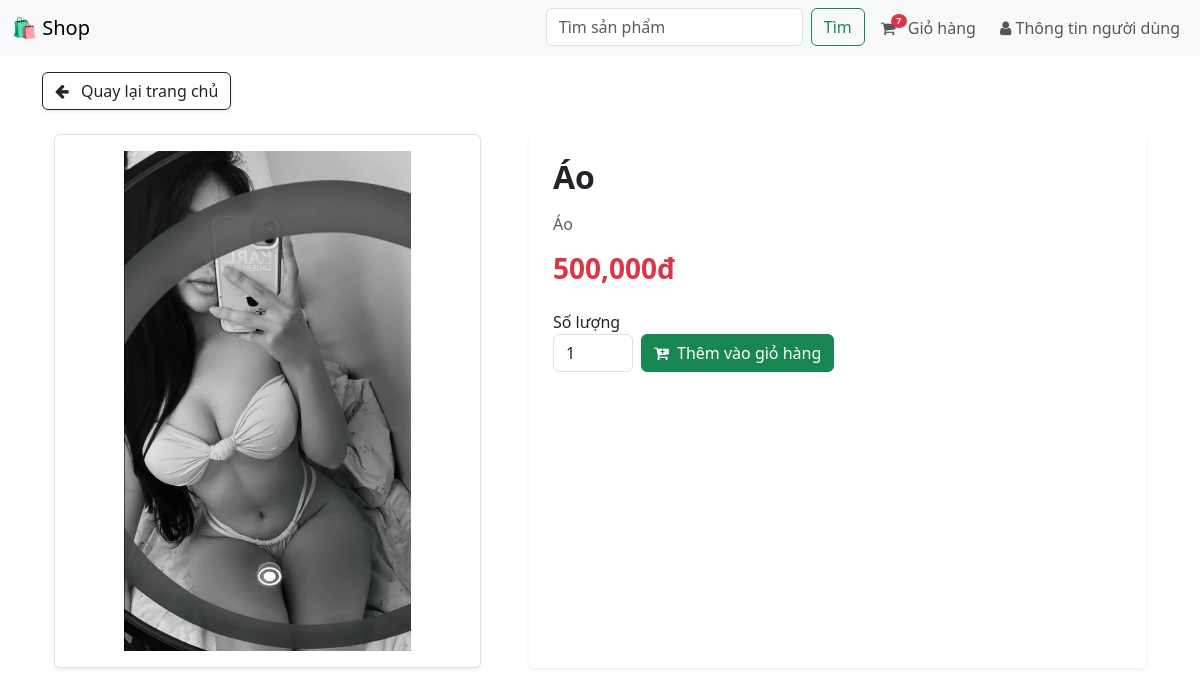
Page /product/1 (signed in) on the earlier database version.
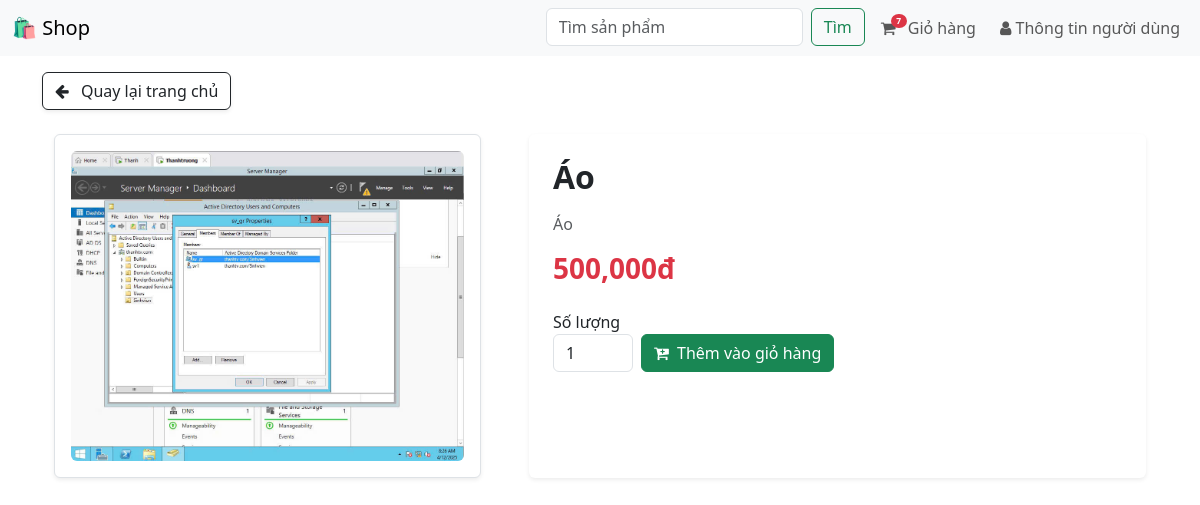
Same page on the later database version.
### fashion/models.py (models this page shows, shortened)
class Product(models.Model):
    name = models.CharField(max_length=200)
    price = models.IntegerField()
    description = models.TextField()
    image = models.ImageField(upload_to='products/')
    category = models.ForeignKey('Category', on_delete=models.CASCADE, null=True, blank=True)

### fashion/views.py (the view)
# urls.py: path('product/<int:product_id>', views.product_detail, name='product_detail'),
@login_required
def product_detail(request, product_id):
    return render(request, 'store/product_detail.html', {
        'product': get_object_or_404(Product, pk=product_id),
        'cart_item_count': _cart_items(request).count()
    })

### fashion/views.py (called while the page is built)
def _cart_items(request):
    if request.user.is_authenticated:
        return CartItem.objects.filter(user=request.user)
    if not request.session.session_key:
        request.session.save()
    return CartItem.objects.filter(session_key=request.session.session_key)

### fashion/templates/store/product_detail.html (shortened to what this page needs)
{% extends 'store/base_shop.html' %}
{% load static %}
{% load humanize %}
{% block content %}
<div class="container-fluid py-4 px-0">
  <div class="mb-4">
    <a href="{% url 'home' %}" class="btn btn-outline-dark shadow-sm">
      <i class="fa fa-arrow-left me-2"></i> Quay lại trang chủ
    </a>
  </div>
  <div class="row">
    <div class="col-md-5 px-4">
      <div class="border rounded shadow-sm p-3 bg-white h-100">
        <img
          src="{{ product.image.url }}"
          alt="{{ product.name }}"
          class="img-fluid rounded w-100"
          style="object-fit: contain; max-height: 500px;"
        />
      </div>
    </div>
    <div class="col-md-7 px-4">
      <div class="bg-white p-4 rounded shadow-sm h-100">
        <h2 class="fw-bold mb-3">{{ product.name }}</h2>
        <p class="text-muted fs-6">{{ product.description }}</p>
        <div class="mb-4">
          <h3 class="text-danger fw-bold">
            {{ product.price|intcomma }}đ
          </h3>
        </div>
        <form id="add-to-cart-form" method="POST" action="{% url 'add_to_cart' product.id %}">
          <div class="row g-2 align-items-end mb-4">
            <div class="col-auto">
              <label for="quantity" class="form-label mb-0">Số lượng</label>
              <input
                type="number"
                class="form-control"
                id="quantity"
                name="quantity"
                value="1"
                min="1"
                style="width: 80px;"
              />
            </div>
            <div class="col-auto">
              <button type="submit" class="btn btn-success">
                <i class="fa fa-cart-plus me-1"></i> Thêm vào giỏ hàng
              </button>
            </div>
          </div>
        </form>
      </div>
    </div>
  </div>
</div>
{% endblock %}

Differences in the rows shown:
changed Product "Áo": image: a different picture
